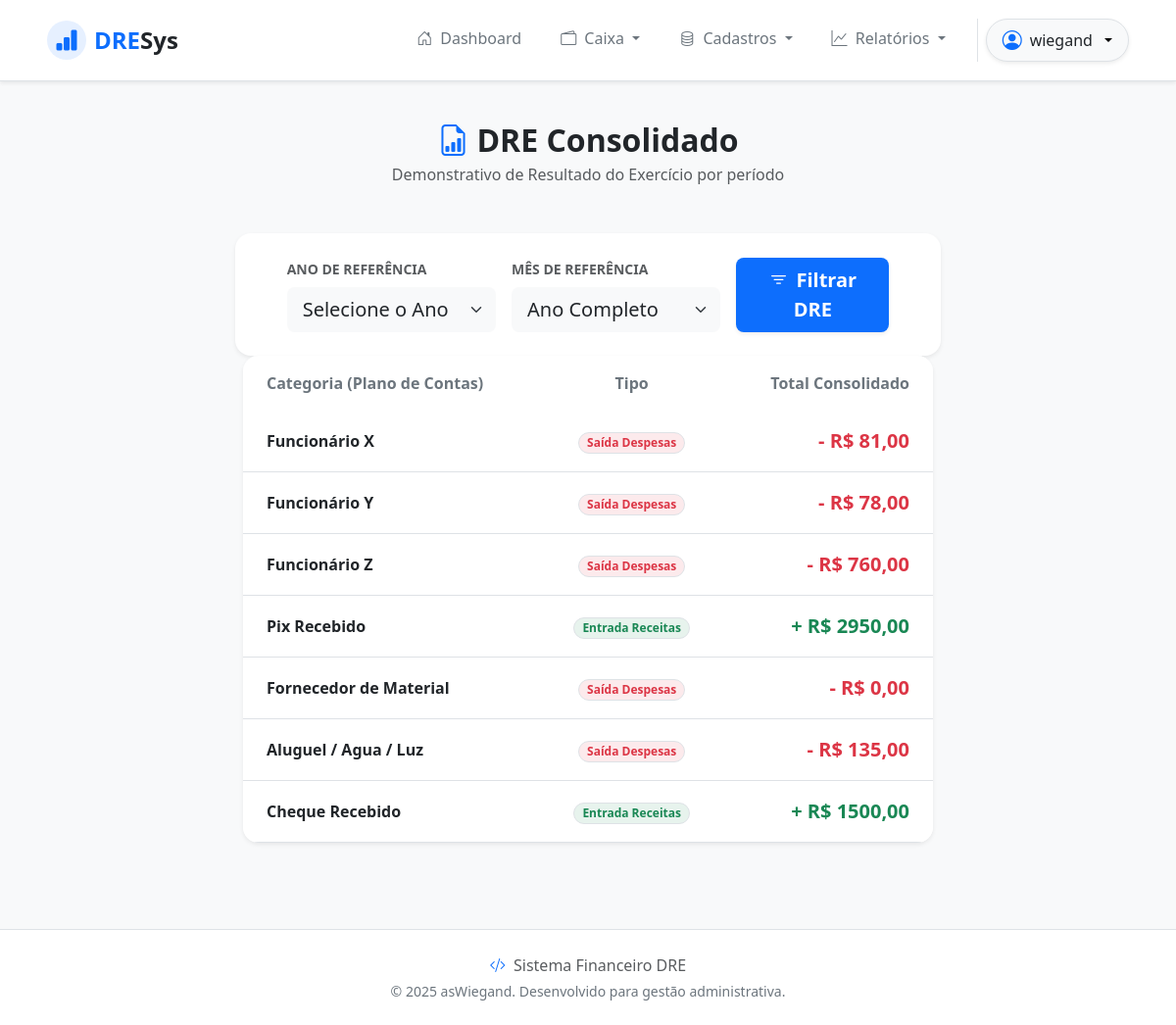
/report/ (signed in), run on the app's committed database.
### accountings/models.py (models this page shows, shortened)
class Accounting(models.Model):
    INFLOW = "E"
    OUTFLOW = "S"
    TYPE_CHOICES = [(INFLOW, 'Entrada'), (OUTFLOW, 'Saida'),]
    acc_name = models.CharField(max_length=30)
    type = models.CharField(max_length=1, choices=TYPE_CHOICES)
    class Meta:
        ordering = ['acc_name']

### app/views.py (the view)
# urls.py: path('report/', views.report_view, name='report'),
@login_required
@permission_required('moviments.view_moviment', raise_exception=True)
def report_view(request):
    month = request.GET.get('month')
    year = request.GET.get('year')
    try:
        year = int(year)
    except (TypeError, ValueError):
        year = None
    accountings = Accounting.objects.all()
    moviments = Moviment.objects.all()
    if year:
        moviments = moviments.annotate(year=ExtractYear('moviment_date')).filter(year=year)
    if month:
        moviments = moviments.annotate(month=ExtractMonth('moviment_date')).filter(month=month)
    accounting_data = accountings.annotate(
        total=Sum('moviments__value', filter=Q(moviments__in=moviments))
    )
    month_choices = [
    ("1", "Janeiro"), ("2", "Fevereiro"), ("3", "Março"),
    ("4", "Abril"), ("5", "Maio"), ("6", "Junho"),
    ("7", "Julho"), ("8", "Agosto"), ("9", "Setembro"),
    ("10", "Outubro"), ("11", "Novembro"), ("12", "Dezembro"),
    ]
    years_choices = Moviment.objects.dates('moviment_date', 'year', order='DESC')
    context = {
        "accountings": accounting_data,
        "year": year,
        "month": month,
        "years_choices":list(years_choices),
        "month_choices": month_choices,
    }
    return render(request, 'report.html', context)

### app/templates/report.html (shortened to what this page needs)
{% extends 'base.html' %}
{% block content %}
<div class="container-fluid py-4">
    <div class="row mb-5 align-items-center">
        <div class="col-12 text-center">
            <h2 class="fw-bold text-dark mb-1">
                <i class="bi bi-file-earmark-bar-graph text-primary me-2"></i>DRE Consolidado
            </h2>
            <p class="text-muted mb-0">Demonstrativo de Resultado do Exercício por período</p>
        </div>
    </div>
    <div class="row justify-content-center mb-4">
        <div class="col-lg-8">
            <div class="card border-0 shadow-sm rounded-4">
                <div class="card-body p-4">
                    <form method="get" class="row g-3 align-items-end justify-content-center">
                        <div class="col-md-4">
                            <label for="year" class="form-label text-muted fw-semibold small text-uppercase">Ano de
                                Referência</label>
                            <select name="year" id="year" class="form-select form-select-lg bg-light border-0" required>
                                <option value="">Selecione o Ano</option>
                            </select>
                        </div>
                        <div class="col-md-4">
                            <label for="month" class="form-label text-muted fw-semibold small text-uppercase">Mês de
                                Referência</label>
                            <select name="month" id="month" class="form-select form-select-lg bg-light border-0">
                                <option value="">Ano Completo</option>
                            </select>
                        </div>
                        <div class="col-md-3 d-grid">
                            <button type="submit" class="btn btn-primary btn-lg border-0 shadow-sm fw-bold">
                                <i class="bi bi-filter me-2"></i>Filtrar DRE
                            </button>
                        </div>
                    </form>
                </div>
            </div>
        </div>
        <div class="row justify-content-center">
            <div class="col-lg-8">
                <div class="card border-0 shadow-sm rounded-4 overflow-hidden">
                    <div class="table-responsive">
                        <table class="table table-hover align-middle mb-0">
                            <thead class="bg-light">
                                <tr>
                                    <th class="py-3 px-4 text-secondary fw-semibold border-0">Categoria (Plano de
                                        Contas)
                                    </th>
                                    <th class="py-3 px-4 text-secondary fw-semibold border-0 text-center">Tipo</th>
                                    <th class="py-3 px-4 text-secondary fw-semibold border-0 text-end">Total Consolidado
                                    </th>
                                </tr>
                            </thead>
                            <tbody class="border-top-0">
                                {% for conta in accountings %}
                                <tr>
                                    <td class="px-4 py-3">
                                        <span class="fw-bold text-dark fs-6">{{ conta.acc_name }}</span>
                                    </td>
                                    <td class="px-4 py-3 text-center">
                                        {% if conta.type == 'E' %}
                                        <span
                                            class="badge bg-success bg-opacity-10 text-success border px-2 py-1 rounded-pill">Entrada
                                            Receitas</span>
                                        {% elif conta.type == 'S' %}
                                        <span
                                            class="badge bg-danger bg-opacity-10 text-danger border px-2 py-1 rounded-pill">Saída
                                            Despesas</span>
                                        {% else %}
                                        <span
                                            class="badge bg-secondary bg-opacity-10 text-secondary border px-2 py-1 rounded-pill">
                                            {{conta.type }}</span>
                                        {% endif %}
                                    </td>
                                    <td class="px-4 py-3 text-end">
                                        {% if conta.type == 'S' %}
                                        <span class="fw-bold text-danger fs-5">- R$
                                            {{conta.total|default_if_none:"0.00"|floatformat:2 }}</span>
                                        {% else %}
                                        <span class="fw-bold text-success fs-5">+ R$
                                            {{conta.total|default_if_none:"0.00"|floatformat:2 }}</span>
                                        {% endif %}
                                    </td>
                                </tr>
                                {% endfor %}
                            </tbody>
                        </table>
                    </div>
                </div>
            </div>
        </div>
    </div>
    {% endblock %}

### app/templates/components/_header.html (shortened to what this page needs)
<nav class="navbar navbar-expand-lg navbar-light bg-white fixed-top shadow-sm py-3 border-bottom">
  <div class="container-fluid px-4 px-lg-5">
    <a class="navbar-brand d-flex align-items-center fw-bold fs-4 text-primary" href="{% url 'home' %}">
      <div
        class="bg-primary bg-opacity-10 text-primary rounded-circle d-flex align-items-center justify-content-center me-2"
        style="width: 40px; height: 40px;">
        <i class="bi bi-bar-chart-fill"></i>
      </div>
      DRE<span class="text-dark">Sys</span>
    </a>
    <div class="collapse navbar-collapse" id="navbarMain">
      <ul class="navbar-nav ms-auto mb-2 mb-lg-0 gap-2">
        {% if request.user.is_authenticated %}
        <li class="nav-item">
          <a class="nav-link fw-medium px-3 {% if request.resolver_match.url_name == 'home' %}active text-primary{% else %}text-secondary{% endif %}"
            href="{% url 'home' %}">
            <i class="bi bi-house-door me-1"></i> Dashboard
          </a>
        </li>
        {% if perms.inflows.view_inflow or perms.outflows.view_outflow or perms.moviments.view_moviment %}
        <li class="nav-item dropdown">
          <a class="nav-link dropdown-toggle fw-medium px-3 text-secondary" href="#" id="caixaDropdown" role="button"
            data-bs-toggle="dropdown" aria-expanded="false">
            <i class="bi bi-wallet2 me-1"></i> Caixa
          </a>
        </li>
        {% endif %}
        {% if perms.suppliers.view_supplier or perms.banks.view_bank or perms.accountings.view_accounting or perms.payments.view_payment %}
        <li class="nav-item dropdown">
          <a class="nav-link dropdown-toggle fw-medium px-3 text-secondary" href="#" id="cadastrosDropdown"
            role="button" data-bs-toggle="dropdown" aria-expanded="false">
            <i class="bi bi-database me-1"></i> Cadastros
          </a>
        </li>
        {% endif %}
        {% if perms.inflows.view_inflow or perms.outflows.view_outflow %}
        <li class="nav-item dropdown">
          <a class="nav-link dropdown-toggle fw-medium px-3 text-secondary" href="#" id="relatoriosDropdown"
            role="button" data-bs-toggle="dropdown" aria-expanded="false">
            <i class="bi bi-graph-up me-1"></i> Relatórios
          </a>
        </li>
        {% endif %}
        <li class="nav-item border-start ms-2 ps-2">
          <div class="dropdown">
            <button
              class="btn btn-light dropdown-toggle d-flex align-items-center gap-2 rounded-pill px-3 shadow-sm border"
              type="button" id="userMenu" data-bs-toggle="dropdown" aria-expanded="false">
              <i class="bi bi-person-circle fs-5 text-primary"></i>
              <span class="fw-medium text-dark">{{ request.user.username }}</span>
            </button>
          </div>
        </li>
        {% endif %}
      </ul>
    </div>
  </div>
</nav>

### app/templates/base.html (style rules this page uses)
body { background-color: #f8f9fa; }

### app/templates/components/_header.html (style rules this page uses)
.navbar .nav-link { transition: color 0.2s ease-in-out; }

### data on the page
Accounting: acc_name "Funcionário X", type "Saída Despesas", total "81,00"
Accounting: acc_name "Funcionário Y", type "Saída Despesas", total "78,00"
Accounting: acc_name "Funcionário Z", type "Saída Despesas", total "760,00"
Accounting: acc_name "Pix Recebido", type "Entrada Receitas", total "2950,00"
Accounting: acc_name "Fornecedor de Material", type "Saída Despesas", total "0,00"
Accounting: acc_name "Aluguel / Agua / Luz", type "Saída Despesas", total "135,00"
Accounting: acc_name "Cheque Recebido", type "Entrada Receitas", total "1500,00"

### other printed values
{{ request.user.username }} "wiegand"
